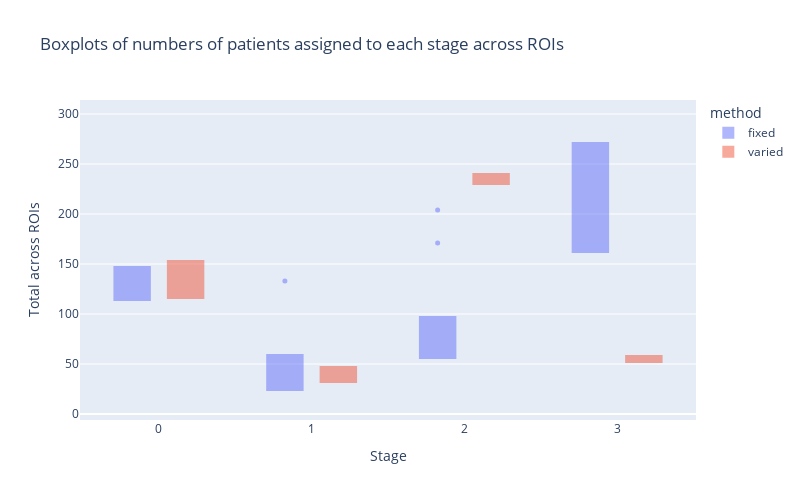

The code cell stored with this chart in its notebook:
### Code cell
# this is just to see what're the outliers 
import plotly.express as px

# Create a boxplot with Plotly
fig = px.box(stagect, x='stage', y='total', color='method', title='Boxplots of numbers of patients assigned to each stage across ROIs',
             labels={'stage': 'Stage', 'total': 'Total across ROIs'},
             hover_data=['roi'],
              
               width=800, height=500)

# Add stripplot data
for trace in fig.data:
    trace.update(marker=dict(size=5, opacity=0.5), line=dict(width=0))

# Update legend
fig.update_traces(showlegend=True, boxmean=True)

# Show the plot
fig.show()

### Figure 1 — Plotly figure (JSON) as saved in the notebook; plotly's stock layout.template omitted (floating-point values rounded to 4 significant figures)
{"data": [{"alignmentgroup": "True", "boxmean": true, "customdata": [["L_MTL"], ["L_MTL"], ["L_MTL"], ["L_MTL"], ["R_MTL"], ["R_MTL"], ["R_MTL"], ["R_MTL"], ["L_temporal"], ["L_temporal"], ["L_temporal"], ["L_temporal"], ["R_temporal"], ["R_temporal"], ["R_temporal"], ["R_temporal"], ["L_frontal"], ["L_frontal"], ["L_frontal"], ["L_frontal"], ["R_frontal"], ["R_frontal"], ["R_frontal"], ["R_frontal"], ["L_occipital"], ["L_occipital"], ["L_occipital"], ["L_occipital"], ["R_occipital"], ["R_occipital"], ["R_occipital"], ["R_occipital"], ["L_parietal"], ["L_parietal"], ["L_parietal"], ["L_parietal"], ["R_parietal"], ["R_parietal"], ["R_parietal"], ["R_parietal"]], "hovertemplate": "method=fixed<br>Stage=%{x}<br>Total across ROIs=%{y}<br>roi=%{customdata[0]}<extra></extra>", "legendgroup": "fixed", "line": {"width": 0}, "marker": {"color": "#636efa", "opacity": 0.5, "size": 5}, "name": "fixed", "notched": false, "offsetgroup": "fixed", "orientation": "v", "showlegend": true, "type": "box", "x": [0, 1, 2, 3, 0, 1, 2, 3, 3, 2, 1, 0, 3, 2, 1, 0, 3, 0, 1, 2, 1, 0, 2, 3, 1, 2, 3, 0, 2, 1, 0, 3, 1, 2, 3, 0, 3, 2, 1, 0], "x0": " ", "xaxis": "x", "y": [132, 102, 204, 29, 153, 133, 171, 10, 286, 52, 18, 111, 260, 71, 23, 113, 189, 138, 47, 93, 49, 154, 91, 173, 60, 98, 161, 148, 78, 43, 137, 209, 25, 55, 272, 115, 298, 35, 21, 113], "y0": " ", "yaxis": "y"}, {"alignmentgroup": "True", "boxmean": true, "customdata": [["L_MTL"], ["L_MTL"], ["L_MTL"], ["L_MTL"], ["R_MTL"], ["R_MTL"], ["R_MTL"], ["R_MTL"], ["L_temporal"], ["L_temporal"], ["L_temporal"], ["L_temporal"], ["R_temporal"], ["R_temporal"], ["R_temporal"], ["R_temporal"], ["L_frontal"], ["L_frontal"], ["L_frontal"], ["L_frontal"], ["R_frontal"], ["R_frontal"], ["R_frontal"], ["R_frontal"], ["L_occipital"], ["L_occipital"], ["L_occipital"], ["L_occipital"], ["R_occipital"], ["R_occipital"], ["R_occipital"], ["R_occipital"], ["L_parietal"], ["L_parietal"], ["L_parietal"], ["L_parietal"], ["R_parietal"], ["R_parietal"], ["R_parietal"], ["R_parietal"]], "hovertemplate": "method=varied<br>Stage=%{x}<br>Total across ROIs=%{y}<br>roi=%{customdata[0]}<extra></extra>", "legendgroup": "varied", "line": {"width": 0}, "marker": {"color": "#EF553B", "opacity": 0.5, "size": 5}, "name": "varied", "notched": false, "offsetgroup": "varied", "orientation": "v", "showlegend": true, "type": "box", "x": [0, 1, 2, 3, 0, 1, 2, 3, 2, 1, 0, 3, 3, 1, 0, 2, 0, 1, 2, 3, 0, 1, 2, 3, 3, 0, 1, 2, 2, 1, 0, 3, 0, 1, 2, 3, 3, 0, 2, 1], "x0": " ", "xaxis": "x", "y": [132, 48, 236, 51, 154, 39, 226, 48, 242, 55, 111, 59, 59, 55, 115, 238, 142, 41, 229, 55, 154, 30, 232, 51, 54, 168, 27, 218, 237, 31, 140, 59, 120, 48, 241, 58, 57, 115, 252, 43], "y0": " ", "yaxis": "y"}], "layout": {"boxmode": "group", "height": 500, "legend": {"title": {"text": "method"}, "tracegroupgap": 0}, "title": {"text": "Boxplots of numbers of patients assigned to each stage across ROIs"}, "width": 800, "xaxis": {"anchor": "y", "domain": [0, 1], "title": {"text": "Stage"}}, "yaxis": {"anchor": "x", "domain": [0, 1], "title": {"text": "Total across ROIs"}}}}
